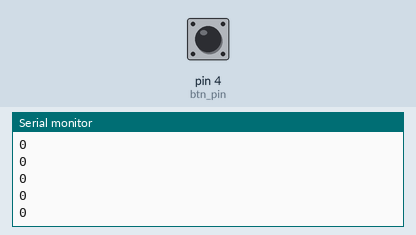
This sketch was run on a simulated Arduino Uno, built with avr-gcc and run on an emulated ATmega328P. Parts: the last lines printed to the serial monitor. The test bench sets the inputs (shaded band); at power-on: pin 4 (btn_pin) HIGH.

Above: at 1.2 s.
1.3 s: pin 4 (btn_pin) pulled LOW for 0.15 s
At 2.1 s:
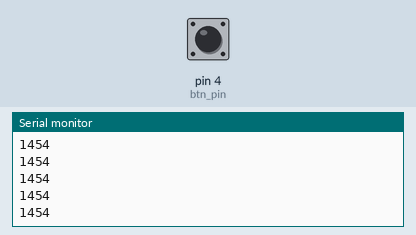
2.9 s: pin 4 (btn_pin) pulled LOW for 1 s
At 3.4 s:
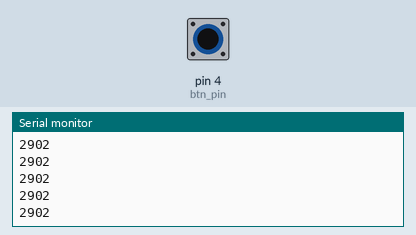
5.4 s: pin 4 (btn_pin) pulled LOW for 0.15 s
At 6.2 s:
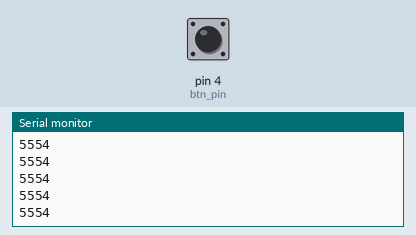
Timing chart, 0 to 8.4 s (numbered marks = the images above; inputs shaded):
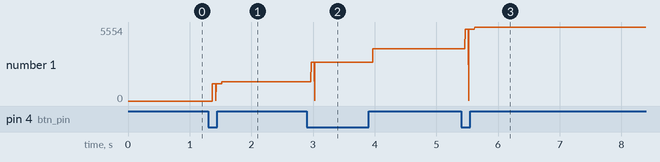

Measured:
- after the input at 1.3 s, the serial monitor: prints a new line after 0.07 s (image 1)
- after the input at 2.9 s, the serial monitor: prints a new line after 0.07 s (image 2)
- after the input at 5.4 s, the serial monitor: prints a new line after 0.07 s (image 3)
- plotted number 1: 0 → 1454 after the input at 1.3 s, 1454 → 3903 after the input at 2.9 s, 3903 → 55 after the input at 5.4 s

The sketch:

button_press_with_digital_filter.ino
```cpp
const int btn_pin = 4;
const int debounce_delay = 50; //ms

int btn_prev = HIGH;
int counter = 0;
int btn_state = HIGH;
unsigned long last_debounce_time = millis();


void setup()
{
  pinMode(btn_pin, INPUT_PULLUP);
  Serial.begin(9600);
  last_debounce_time = millis();
}

void loop()
{
  int btn_read = digitalRead(btn_pin);

  if (btn_read != btn_prev){
    last_debounce_time = millis();
  }
  Serial.println(last_debounce_time);
  if ( millis() > (last_debounce_time + debounce_delay) ){
    if ( btn_read != btn_state )  {
      btn_state = btn_read;
      if (btn_state == LOW){
        counter++;
        Serial.println(counter);
      }
    }
  }
  btn_prev = btn_read;

}
```
